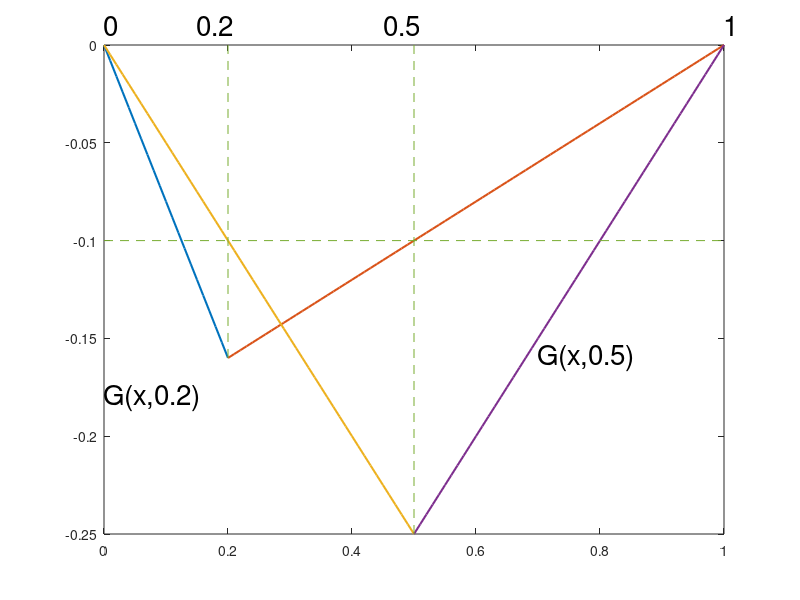

MATLAB code to generate this figure: (Note: this script raises an error after producing the figure.)
x=(0:1/100:0.2);
y=-0.8*x;
plot(x,y,'linewidth',1.5)
hold on

x=(.2:1/100:1.0);
y=-0.2*(1-x);
plot(x,y,'linewidth',1.5)

x=(0:1/100:0.5);
y=-0.5*x;
plot(x,y,'linewidth',1.5)

x=(.5:1/100:1.0);
y=-0.5*(1-x);
plot(x,y,'linewidth',1.5)

text(.7,-.16,'G(x,0.5)','fontsize',20)
text(0,-.18,'G(x,0.2)','fontsize',20)

text(0.15,0.01,'0.2','fontsize',20)
text(0.45,0.01,'0.5','fontsize',20)
text(0,0.01,'0','fontsize',20)
text(1,0.01,'1','fontsize',20)

q=[0 1];
r=[-0.1 -0.1];
line(q,r,'linestyle','--')

q=[0.2 0.2];
r=[-0.16 0];
line(q,r,'linestyle','--')

q=[0.5 0.5];
r=[-0.25 0];
line(q,r,'linestyle','--')

rdot=sprintf('%c',183)
text(0.19,-0.1,rdot,'fontname','symbol','fontweight','bold','fontsize',20)
text(0.49,-0.1,rdot,'fontname','symbol','fontweight','bold','fontsize',20)


hold off
